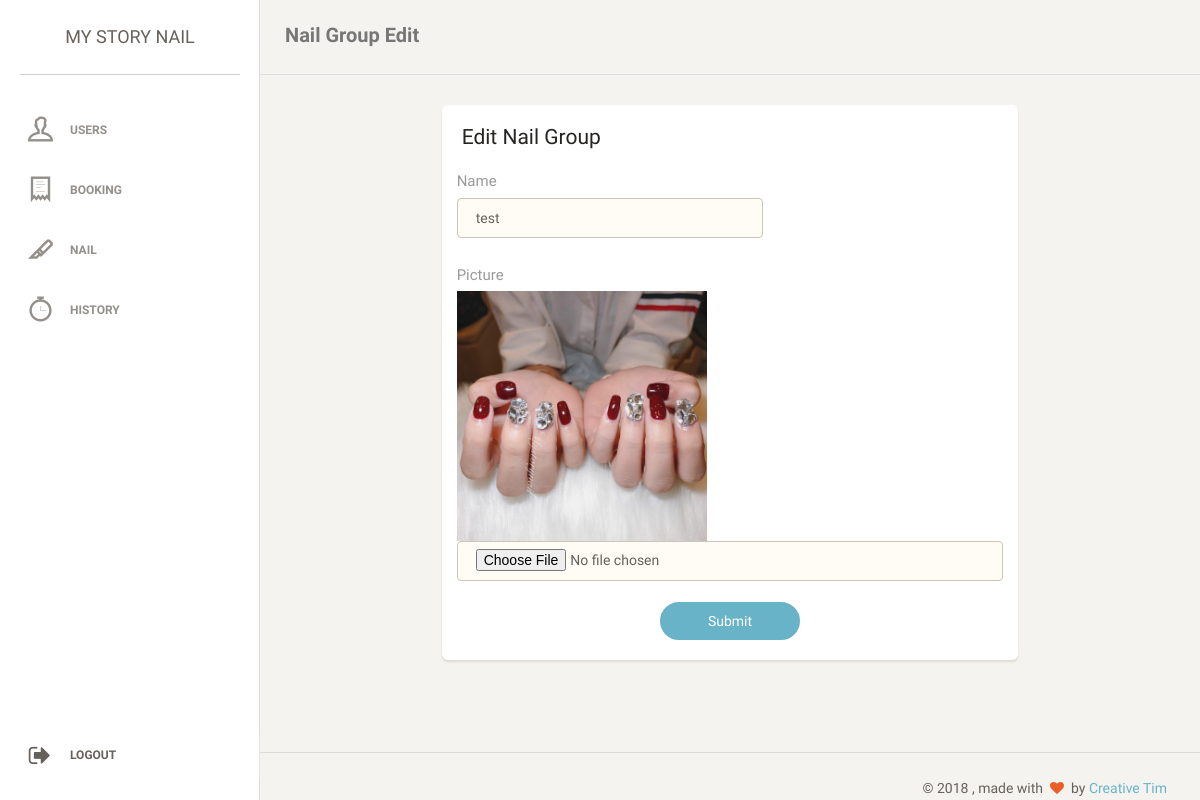
The page /admin/nail-group-edit.php?id=31 on the database its author committed.
### tables this page shows
CREATE TABLE `nail_groups` (
  `id` int(10) UNSIGNED NOT NULL,
  `name` varchar(45) DEFAULT NULL,
  `suggestion` int(10) UNSIGNED DEFAULT NULL,
  `pic` varchar(255) DEFAULT NULL
);

### admin/nail-group-edit.php (the view, shortened to what this page needs)
<?php
include '../mysql_connection.php';
$id = $_GET['id'];
$sql_nail = "SELECT * FROM `nail_groups` WHERE id = $id";
$result_nail = $mysqli->query($sql_nail);
$row = $result_nail->fetch_assoc();
?>
<!doctype html>
<html lang="en">
<head>
    <?php include 'header.php'; ?>
</head>
<body>
<div class="wrapper">
    <div class="sidebar" data-background-color="white" data-active-color="info">
        <?php include 'sidebar.php'; ?>
    </div>
    <div class="main-panel">
        <nav class="navbar navbar-default">
            <div class="container-fluid">
                <div class="navbar-header">
                    <a class="navbar-brand" href="#">Nail Group Edit</a>
                </div>
            </div>
        </nav>
        <div class="content">
            <div class="container-fluid">
                <div class="row">
                    <div class="col-lg-2 col-md-3"></div>
                    <div class="col-lg-8 col-md-7">
                        <div class="card">
                            <div class="header">
                                <h4 class="title">Edit Nail Group</h4>
                            </div>
                            <div class="content">
                                <form action="nail-group-edit-post.php?id=<?php echo $id ?>" method="post" enctype="multipart/form-data">
                                    <div class="row">
                                        <div class="col-md-7">
                                            <div class="form-group">
                                                <label>Name</label>
                                                <input type="text" name="name" class="form-control border-input" placeholder="Name" value="<?php echo $row["name"]?>">
                                            </div>
                                        </div>
                                    </div>
                                    <div class="row">
                                        <div class="col-md-12">
                                            <div class="form-group">
                                                <label>Picture</label>
                                                <div>
                                                 <img style="width:250px;" src="<?php echo $row['pic'] ?>">
                                                </div>
                                                <input type="file" name="pic" class="form-control border-input"
                                                placeholder="" value="">
                                            </div>
                                        </div>
                                    </div>
                                    <div class="text-center">
                                        <button type="submit" class="btn btn-info btn-fill btn-wd">Submit</button>
                                    </div>
                                </form>
                            </div>
                        </div>
                    </div>
                </div>
            </div>
        </div>
        <footer class="footer">
            <?php include 'footer.php'; ?>
        </footer>
    </div>
</div>
</body>
</html>

### rows shown on the page
nail_groups: name "test", pic (picture)
